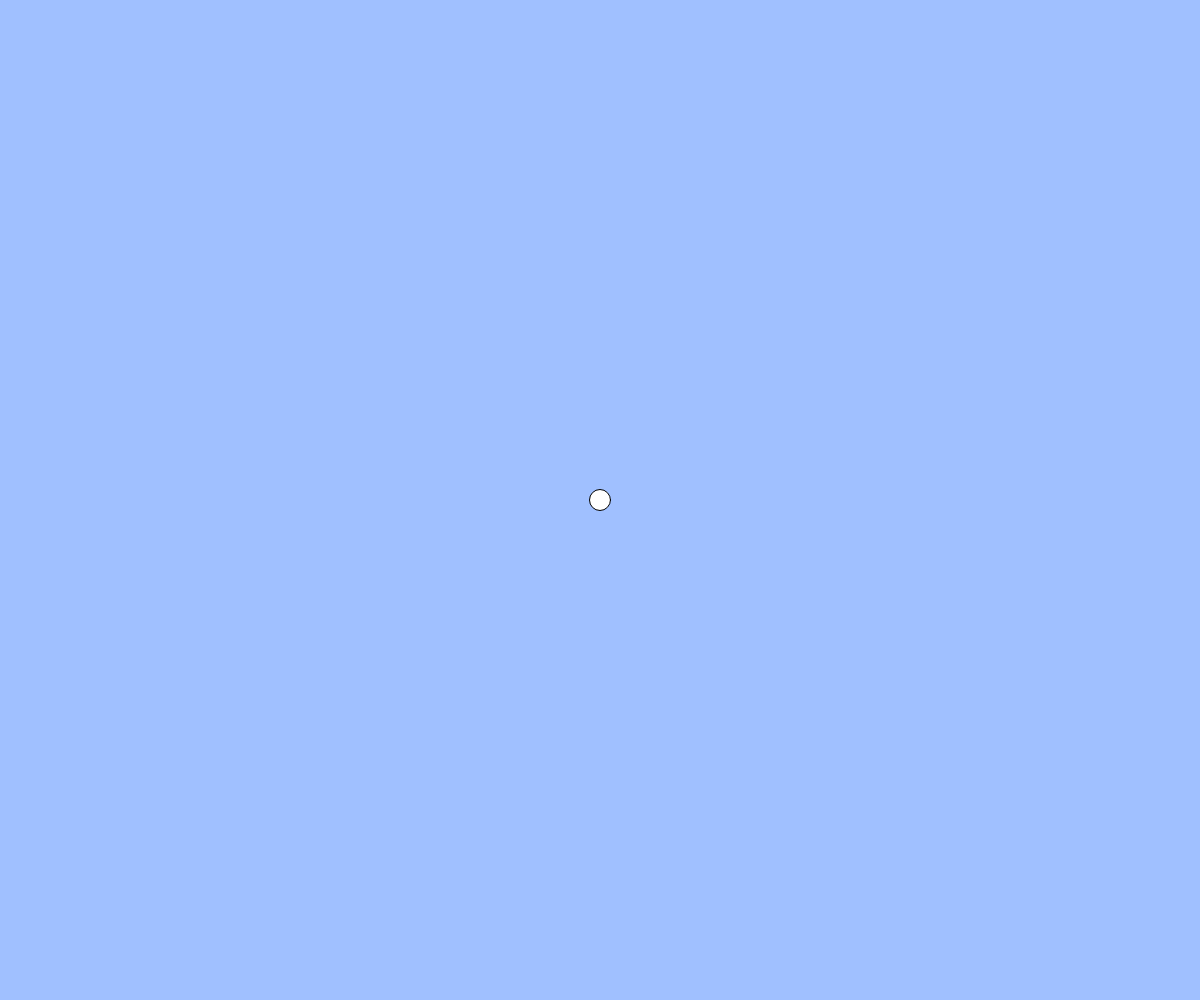
Frame 1 (no input)
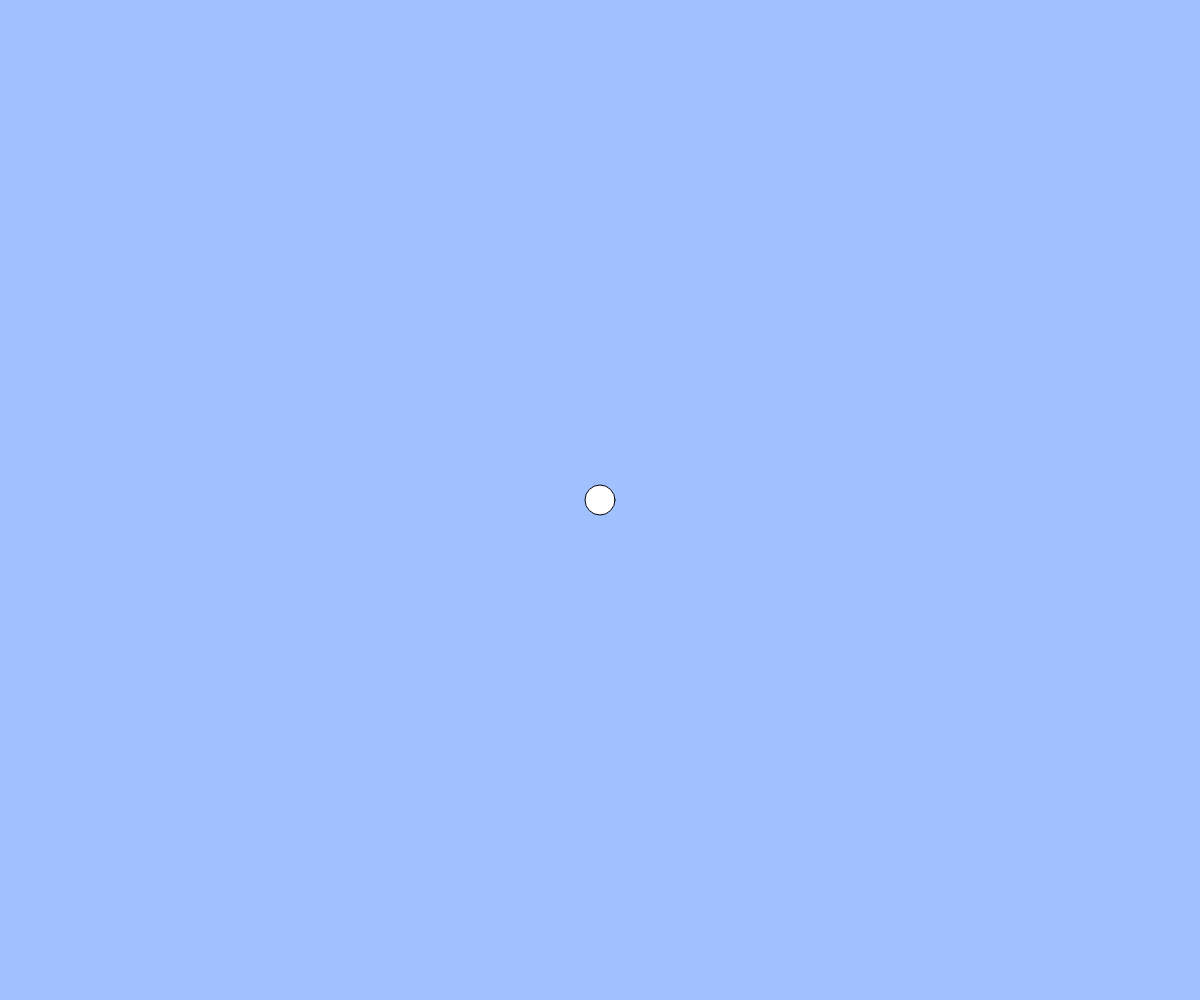
Frame 60 (no input)
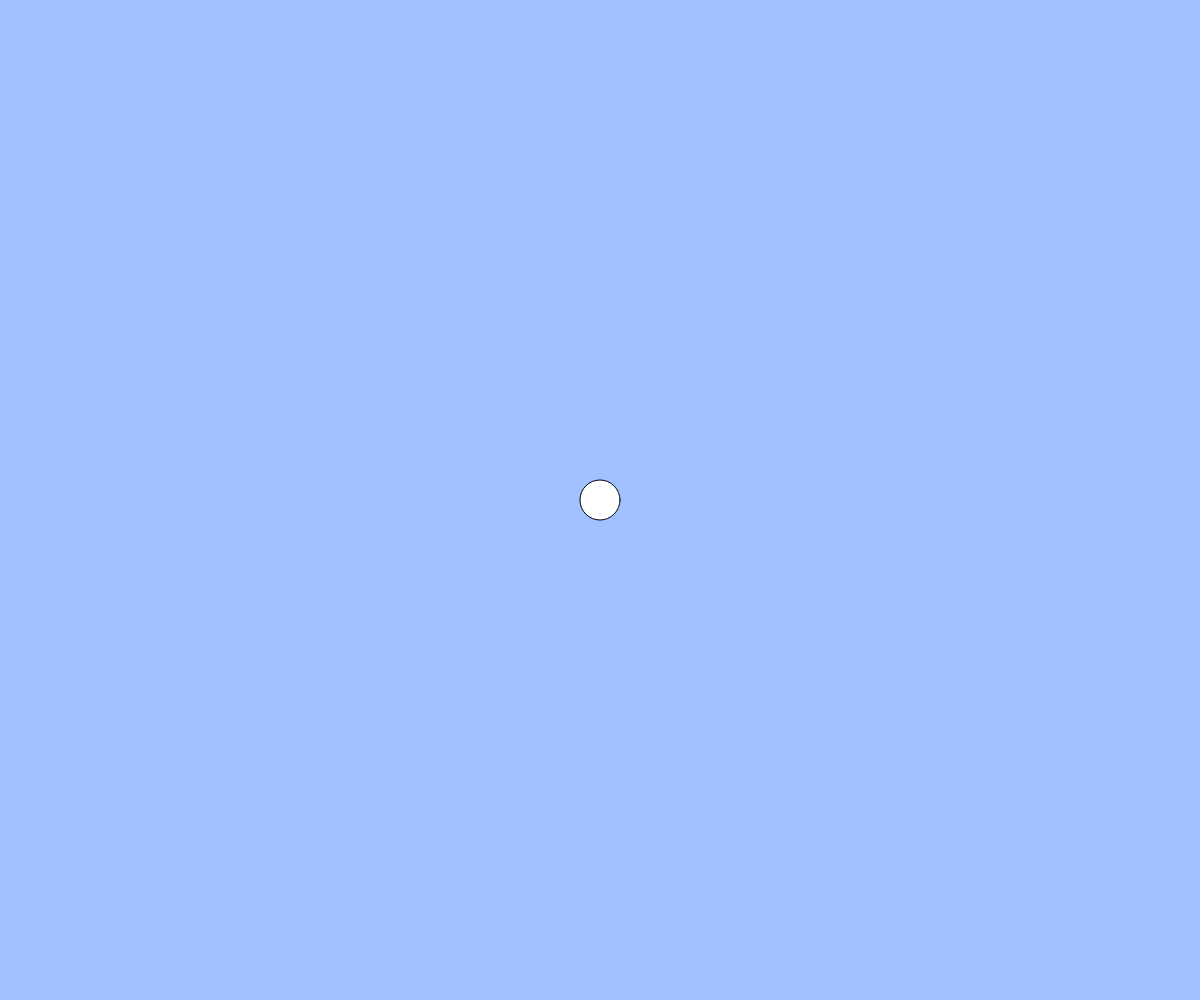
Frame 120 (the mouse pressed at the canvas centre since frame 60)

The p5.js sketch that drew these frames (run headless with seeded random() and noise() and a simulated clock; from frame 60 on, the mouse is pressed at the canvas centre):

// p5.js sketch
// ── sketch.js
// 練習問題「心臓の鼓動のように大きくなったり小さくなったりする円」
let count;
let cycle;

function setup(){
  createCanvas(windowWidth, windowHeight);
  count = 0;
  cycle = 50;
}

function draw(){
  background(160, 192, 255);  count = (count + 1) % cycle;
    if(count<30){
      ellipse(width / 2, height / 2, count+20); }
    if(count>30){
      ellipse(width / 2, height / 2, 120-2*count);}

  if(keyIsPressed){
    count = (count + 1) % cycle;
    if(count<15){
          ellipse(width / 2, height / 2, 2*count+20); }
          if(count>15){
            ellipse(width / 2, height / 2, 120-2*count)
          }
}
}
